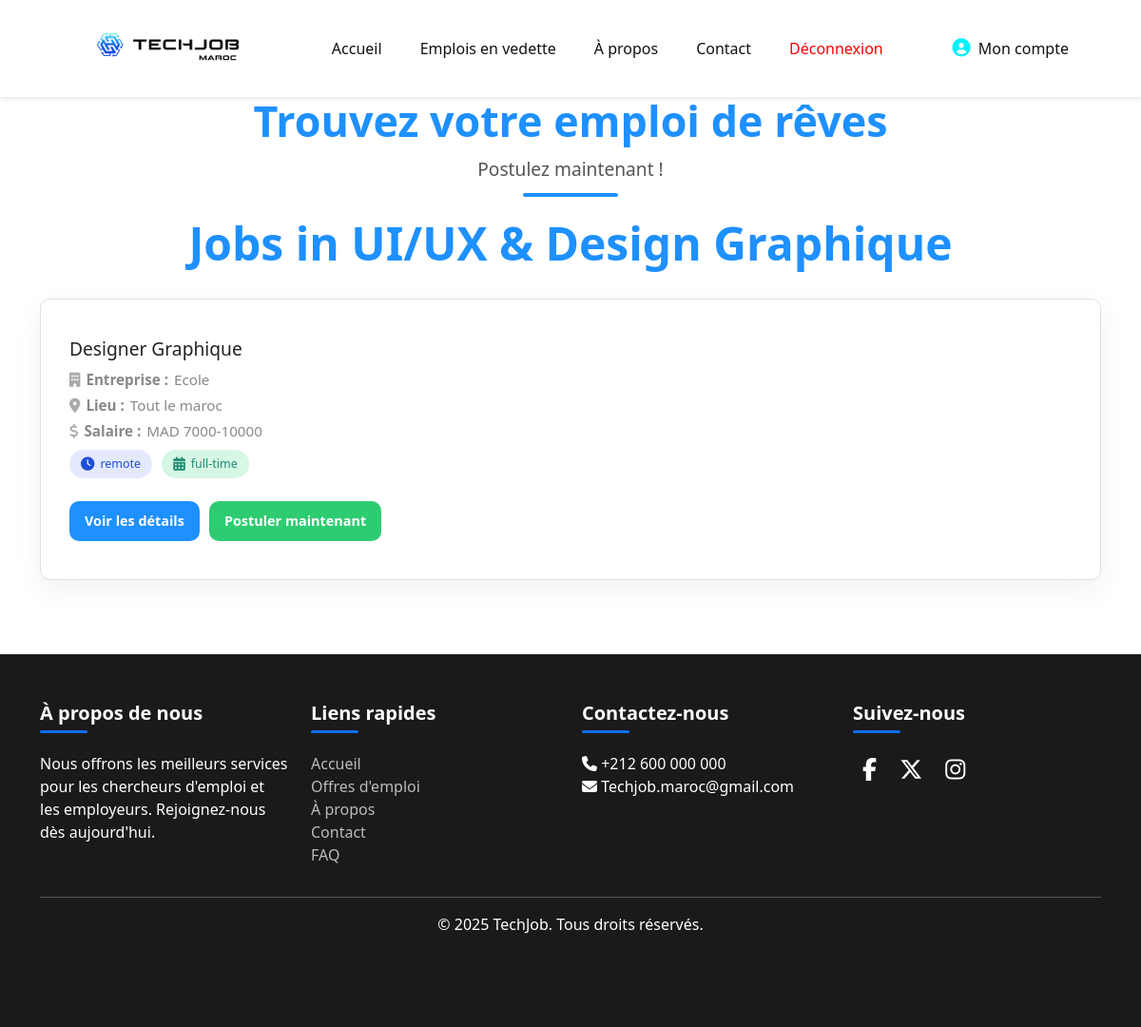
Screenshot of /Pages/JobsListing.php?category=9 (signed in) with the database file from the repository.
### tables this page shows
CREATE TABLE IF NOT EXISTS `categories` (
  `id` int(11) NOT NULL AUTO_INCREMENT,
  `title` varchar(255) NOT NULL,
  `numberOfJobs` int(11) NOT NULL DEFAULT 0,
  PRIMARY KEY (`id`)
);

CREATE TABLE IF NOT EXISTS `jobs` (
  `id` int(11) NOT NULL AUTO_INCREMENT,
  `postedBy` varchar(255) NOT NULL,
  `category` int(11) NOT NULL,
  `title` varchar(255) NOT NULL,
  `companyName` varchar(255) NOT NULL,
  `location` varchar(255) NOT NULL,
  `salaryRange` varchar(255) DEFAULT NULL,
  `duration` enum('part-time','full-time','contract','internship') NOT NULL,
  `type` enum('remote','onsite','mission') NOT NULL,
  `datePosted` datetime NOT NULL DEFAULT current_timestamp(),
  `skills` text DEFAULT NULL,
  `status` enum('active','closed') NOT NULL DEFAULT 'active',
  `numberOfApplicants` int(11) NOT NULL DEFAULT 0,
  `description` text NOT NULL,
  `requirements` text NOT NULL,
  `specializations` varchar(255) NOT NULL,
  `experience` enum('entry-level','mid-level','senior-level','expert-level') NOT NULL,
  PRIMARY KEY (`id`),
  KEY `postedBy` (`postedBy`),
  KEY `category` (`category`),
  CONSTRAINT `jobs_ibfk_1` FOREIGN KEY (`postedBy`) REFERENCES `users` (`userId`) ON DELETE CASCADE,
  CONSTRAINT `jobs_ibfk_2` FOREIGN KEY (`category`) REFERENCES `categories` (`id`) ON DELETE CASCADE
);

### Pages/JobsListing.php (the view, shortened to what this page needs)
<?php
require_once "../includes/helper-functions.php";
$default = 0;
$categoryId = isset($_GET['category']) ? intval($_GET['category']) : $default;
if ($categoryId == $default) {
    $jobs = fetchAllJobs();
    $categoryName = '';
} else {
    $categoryName = "Jobs in " . fetchCategoryName($categoryId);
    $jobs = fetchJobsByCategory($categoryId);
}
?>
<!DOCTYPE html>
<html lang="en">
    <head>
        <link rel="stylesheet" href="https://cdnjs.cloudflare.com/ajax/libs/font-awesome/6.5.0/css/all.min.css">
        <link rel="stylesheet" href="../styles/generalStyles.css">
        <link rel="stylesheet" href="../styles/HomePage/header.css">
        <link rel="stylesheet" href="../styles/HomePage/footer.css">
        <link rel="stylesheet" href="../styles/HomePage/common-styles.css">
        <link rel="stylesheet" href="../css/jobslisting.css">
    </head>
    <body>
    <?php
        include_once '../includes/applicant-header.php';
    ?>
    <div class="hero-text-wrapper">
    <h1 class="hero-title">Trouvez votre emploi de rêves</h1>
    <p class="hero-subtitle">Postulez maintenant !</p>
    <div class="hero-underline"></div>
    </div>
    <div class="container">
        <h1 class="page-title"><?= htmlspecialchars($categoryName) ?></h1>
        <div class="job-list">
            <?php foreach ($jobs as $job): ?>
                <?= generateJobMarkup($job); ?>
            <?php endforeach; ?>
        </div>
    </div>
    <?php include_once '../includes/footer.php'; ?>
        <?php include_once('../includes/footer.php') ?>
</body>
</html>

### includes/helper-functions.php (shortened to what this page needs)
<?php
function fetchJobsByCategory($categoryId) {
    $conn = connectDB();
    $categoryId = mysqli_real_escape_string($conn, $categoryId);
    $sql = "SELECT id, title, companyName, location, salaryRange, type, duration, datePosted
            FROM jobs WHERE category = $categoryId AND status = 'active'";
    $result = mysqli_query($conn, $sql);
    $jobs = [];
    if ($result) {
        while ($row = mysqli_fetch_assoc($result)) {
            $jobs[] = $row;
        }
    }
    return $jobs;
}
function fetchCategoryName($categoryId) {
    $conn = connectDB();
    $categoryId = mysqli_real_escape_string($conn, $categoryId);
    $sql = "SELECT title FROM categories WHERE id = $categoryId";
    $result = mysqli_query($conn, $sql);
    $categoryName = '';
    if ($result && $row = mysqli_fetch_assoc($result)) {
        $categoryName = $row['title'];
    }
    return $categoryName;
}
function generateJobMarkup($job) {
    return "
    <div class='job-item' data-job-id='{$job['id']}'>
        <h3 class='job-title'>
             " . htmlspecialchars($job['title']) . "
        </h3>
        <p><i class='fas fa-building'></i> <strong>Entreprise :</strong> " . htmlspecialchars($job['companyName']) . "</p>
        <p><i class='fas fa-map-marker-alt'></i> <strong>Lieu :</strong> " . htmlspecialchars($job['location']) . "</p>
        <p><i class='fas fa-dollar-sign'></i> <strong>Salaire :</strong> " . htmlspecialchars($job['salaryRange']) . "</p>
        <div class='tags'>
            <span class='tag job-type'><i class='fas fa-clock'></i> " . htmlspecialchars($job['type']) . "</span>
            <span class='tag duration'><i class='fas fa-calendar-alt'></i> " . htmlspecialchars($job['duration']) . "</span>
        </div>
        <div class='button-group'>
            <button class='view-details' onclick='openModal(" . intval($job['id']) . ")'>Voir les détails</button>
            <form action='../Pages/JobApplication.php?jobId={$job['id']}' method='post' style='display:inline;'>
                <input type='hidden' name='jobId' value='{$job['id']}'>
                <button type='submit' class='apply-button'>Postuler maintenant</button>
            </form>
        </div>
    </div>";
}
?>

### styles/generalStyles.css (style rules this page uses)
* { padding: 0; margin: 0; box-sizing: border-box; transition: all 0.5s; font-family: 'Segoe UI', Tahoma, Geneva, Verdana, sans-serif; }
:root { --primary: #3F72AF; --primary-light: #5488c7; --secondary: #00ADB5; --secondary-light: #00c2cc; --dark: #393E46; --dark-light: #4d535d; --white: #ffffff; --gray: #f5f5f5; }

### styles/HomePage/header.css (style rules this page uses)
:root { --primary: #3F72AF; --primary-light: #5488c7; --secondary: #00ADB5; --secondary-light: #00c2cc; --dark: #393E46; --dark-light: #4d535d; --white: #ffffff; --gray: #f5f5f5; }

### styles/HomePage/footer.css (style rules this page uses)
:root { --primary: #3F72AF; --primary-light: #5488c7; --secondary: #00ADB5; --secondary-light: #00c2cc; --dark: #393E46; --dark-light: #4d535d; --white: #ffffff; --gray: #f5f5f5; }

### styles/HomePage/common-styles.css (style rules this page uses)
:root { --dark: #393E46; }
.container { max-width: 1200px; margin: 0 auto; padding: 0 20px 30px; }

### css/jobslisting.css (style rules this page uses)
:root { --onsite: #4c6ef5; --remote: #2ecc71; --hybrid: #a29bfe; --contract: #fd9644; --fulltime: #2ed573; --primary: #1e90ff; --success: #2ecc71; --light-bg: #f9f9f9; --light-text: #333; --muted: #888; --border: #e0e0e0; --font: 'Segoe UI', Roboto, sans-serif; }
body { background: #f2f6ff; font-family: var(--font); color: var(--light-text); margin-top: 100px; }
.page-title { font-size: 3rem; text-align: center; margin-bottom: 10px; font-weight: bold; color: #1e90ff; }
.hero-text-wrapper { text-align: center; margin-top: 100px; margin-bottom: 20px; }
.hero-title { font-size: 2.8rem; font-weight: 700; color: #1e90ff; margin-bottom: 10px; }
.hero-subtitle { font-size: 1.2rem; color: #555; margin-bottom: 10px; }
.hero-underline { width: 100px; height: 4px; background-color: #1e90ff; margin: 0 auto; border-radius: 2px; }
.job-list { display: grid; grid-template-columns: repeat(auto-fit, minmax(360px, 1fr)); gap: 30px; margin-top: 30px; }
.job-item { background: #fff; border: 1px solid var(--border); border-radius: 10px; padding: 40px 30px; box-shadow: 0 10px 30px rgba(0, 0, 0, 0.06); transition: transform 0.3s ease, box-shadow 0.3s ease; min-height: 30px; }
.job-item h3 { color: #222; font-size: 1.2rem; margin-bottom: 10px; }
.job-item p { font-size: 0.95rem; color: var(--muted); margin: 4px 0; display: flex; align-items: center; gap: 6px; }
.job-item p i { color: #aaa; }
.tag { display: inline-flex; align-items: center; gap: 6px; padding: 6px 12px; border-radius: 50px; font-size: 0.78rem; font-weight: 500; margin: 4px 6px 4px 0; }
.job-type { background-color: rgba(76, 110, 245, 0.15); color: #1e4ed8; }
.duration { background-color: rgba(46, 213, 115, 0.2); color: #218c74; }
.tag i { font-size: 0.9rem; }
.view-details, .apply-button { padding: 10px 16px; font-size: 0.9rem; font-weight: 600; border-radius: 10px; border: none; cursor: pointer; transition: background 0.3s ease, box-shadow 0.3s ease; }
.view-details { background-color: var(--primary); color: white; margin-right: 10px; box-shadow: none; }
.apply-button { background-color: var(--success); color: white; box-shadow: none; }
.button-group { display: flex; align-items: center; margin-top: 20px; }

### css/styles.css (style rules this page uses)
* { margin: 0; padding: 0; box-sizing: border-box; }
body { font-family: 'Poppins', sans-serif; background: #0d0d0d; color: #f0f0f0; }

### css/navbar.css (style rules this page uses)
body { margin: 0; font-family: Arial, sans-serif; }

### rows the page displays
categories: title "Jobs in UI/UX & Design Graphique"
jobs: title "Designer Graphique", companyName "Ecole", location "Tout le maroc", salaryRange "MAD 7000-10000", type "remote", duration "full-time"
